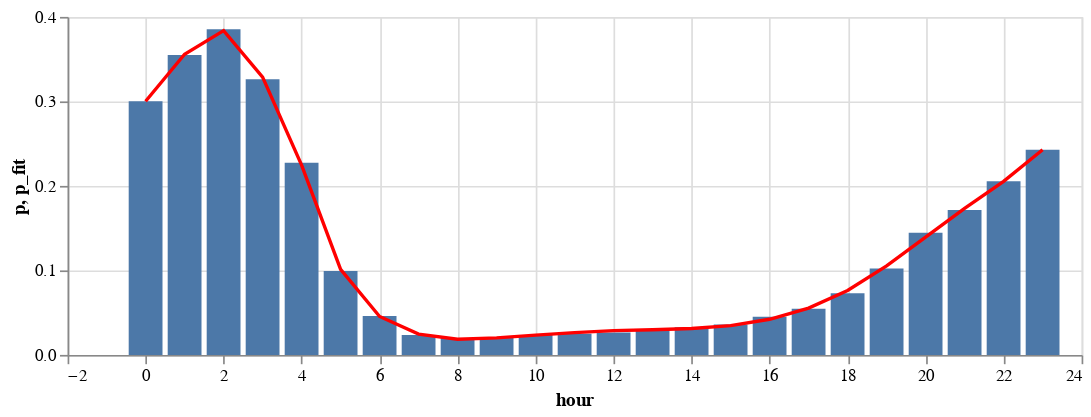
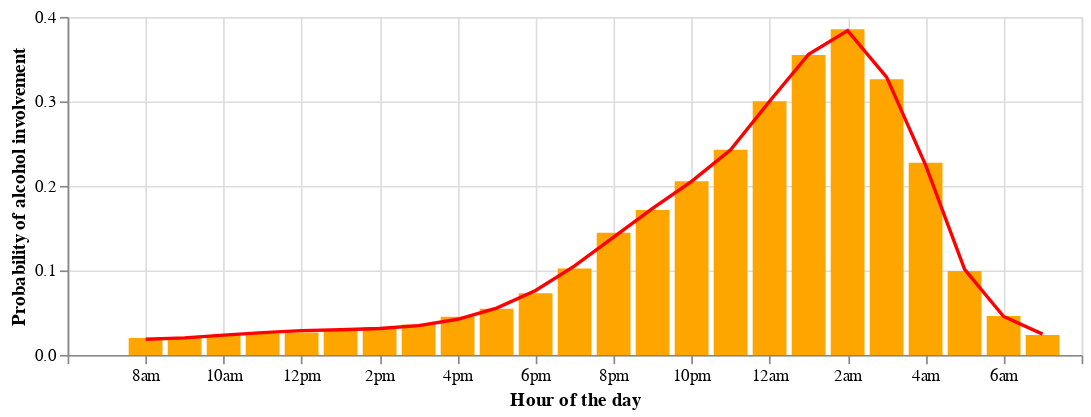

Notebook code for these charts, in order:
### Code cell
x = dfc.groupby("hour")["hour"].mean()
y = dfc.groupby("hour")["alcohol_involved"].mean()
xx = np.linspace(x.min(), x.max(), 24)

t, c, k = interpolate.splrep(x, y, k = 3, s = 0.0001)
ypred = interpolate.splev(xx, (t, c, k))

adj_hour = [16, 17, 18, 19, 20, 21, 22, 23, 0, 1, 2, 3, 4, 5, 6, 7, 8, 9, 10, 11, 12, 13, 14, 15]
dfspl = pd.DataFrame({"hour": x, "adj_hour": adj_hour, "p": y, "p_fit": ypred})

spl_rmse = mean_squared_error(dfspl["p"], dfspl["p_fit"])
print("Root mean squared error: %.5f" % (np.sqrt(spl_rmse)))

adjlabel = "{0: '8am', 1: '9am', 2: '10am', 3: '11am', 4: '12pm', 5: '1pm', 6: '2pm', 7: '3pm', 8: '4pm', 9: '5pm', 10: '6pm', 11: '7pm', 12: '8pm', 13: '9pm', 14: '10pm', 15: '11pm', 16: '12am', 17: '1am', 18: '2am', 19: '3am', 20: '4am', 21: '5am', 22: '6am', 23: '7am'}[datum.value]"
adjscale = alt.Scale(domain = [-0.5, 23.5])

spl_base = alt.Chart(dfspl).mark_bar(width = 20).encode(
    x = alt.X("hour"),
    y = alt.Y("p")
).properties(width = 600, height = 200)

spl = alt.Chart(dfspl).mark_line(color = "red").encode(
    x = alt.X("hour"),
    y = alt.Y("p_fit")
).properties(width = 600, height = 200)

(spl_base + spl).display()

spl_base = alt.Chart(dfspl).mark_bar(width = 20, color = "orange").encode(
    x = alt.X("adj_hour", axis = alt.Axis(labelExpr = adjlabel)),
    y = alt.Y("p")
).properties(width = 600, height = 200)

spl = alt.Chart(dfspl).mark_line(color = "red").encode(
    x = alt.X("adj_hour", title = "Hour of the day", scale = adjscale),
    y = alt.Y("p_fit", title = "Probability of alcohol involvement")
).properties(width = 600, height = 200)

(spl_base + spl).display()

### Figure 1 — Vega-Lite specification as saved in the notebook (floating-point values rounded to 4 significant figures)
{"config": {"view": {"continuousWidth": 300, "continuousHeight": 300}}, "layer": [{"mark": {"type": "bar", "width": 20}, "encoding": {"x": {"field": "hour", "type": "quantitative"}, "y": {"field": "p", "type": "quantitative"}}}, {"mark": {"type": "line", "color": "red"}, "encoding": {"x": {"field": "hour", "type": "quantitative"}, "y": {"field": "p_fit", "type": "quantitative"}}}], "data": {"name": "data-90bf244fd7f38dd619fdf578f073339b"}, "height": 200, "width": 600, "$schema": "https://vega.github.io/schema/vega-lite/v5.20.1.json", "datasets": {"data-90bf244fd7f38dd619fdf578f073339b": [{"hour": 0.0, "adj_hour": 16, "p": 0.3003, "p_fit": 0.3002}, {"hour": 1.0, "adj_hour": 17, "p": 0.355, "p_fit": 0.3558}, {"hour": 2.0, "adj_hour": 18, "p": 0.3855, "p_fit": 0.3838}, {"hour": 3.0, "adj_hour": 19, "p": 0.3261, "p_fit": 0.3287}, {"hour": 4.0, "adj_hour": 20, "p": 0.2275, "p_fit": 0.2246}, {"hour": 5.0, "adj_hour": 21, "p": 0.09921, "p_fit": 0.1013}, {"hour": 6.0, "adj_hour": 22, "p": 0.04611, "p_fit": 0.04547}, {"hour": 7.0, "adj_hour": 23, "p": 0.02349, "p_fit": 0.02458}, {"hour": 8.0, "adj_hour": 0, "p": 0.01987, "p_fit": 0.01849}, {"hour": 9.0, "adj_hour": 1, "p": 0.02115, "p_fit": 0.02009}, {"hour": 10.0, "adj_hour": 2, "p": 0.0235, "p_fit": 0.02333}, {"hour": 11.0, "adj_hour": 3, "p": 0.02506, "p_fit": 0.02643}, {"hour": 12.0, "adj_hour": 4, "p": 0.02641, "p_fit": 0.02869}, {"hour": 13.0, "adj_hour": 5, "p": 0.02949, "p_fit": 0.02981}, {"hour": 14.0, "adj_hour": 6, "p": 0.03271, "p_fit": 0.03121}, {"hour": 15.0, "adj_hour": 7, "p": 0.03607, "p_fit": 0.03472}, {"hour": 16.0, "adj_hour": 8, "p": 0.04505, "p_fit": 0.04217}, {"hour": 17.0, "adj_hour": 9, "p": 0.05465, "p_fit": 0.05538}, {"hour": 18.0, "adj_hour": 10, "p": 0.07285, "p_fit": 0.07619}, {"hour": 19.0, "adj_hour": 11, "p": 0.1024, "p_fit": 0.1054}, {"hour": 20.0, "adj_hour": 12, "p": 0.1447, "p_fit": 0.1393}, {"hour": 21.0, "adj_hour": 13, "p": 0.1716, "p_fit": 0.1734}, {"hour": 22.0, "adj_hour": 14, "p": 0.2055, "p_fit": 0.2054}, {"hour": 23.0, "adj_hour": 15, "p": 0.2427, "p_fit": 0.2428}]}}

### Figure 2 — Vega-Lite specification as saved in the notebook (floating-point values rounded to 4 significant figures)
{"config": {"view": {"continuousWidth": 300, "continuousHeight": 300}}, "layer": [{"mark": {"type": "bar", "color": "orange", "width": 20}, "encoding": {"x": {"axis": {"labelExpr": "{0: '8am', 1: '9am', 2: '10am', 3: '11am', 4: '12pm', 5: '1pm', 6: '2pm', 7: '3pm', 8: '4pm', 9: '5pm', 10: '6pm', 11: '7pm', 12: '8pm', 13: '9pm', 14: '10pm', 15: '11pm', 16: '12am', 17: '1am', 18: '2am', 19: '3am', 20: '4am', 21: '5am', 22: '6am', 23: '7am'}[datum.value]"}, "field": "adj_hour", "type": "quantitative"}, "y": {"field": "p", "type": "quantitative"}}}, {"mark": {"type": "line", "color": "red"}, "encoding": {"x": {"field": "adj_hour", "scale": {"domain": [-0.5, 23.5]}, "title": "Hour of the day", "type": "quantitative"}, "y": {"field": "p_fit", "title": "Probability of alcohol involvement", "type": "quantitative"}}}], "data": {"name": "data-90bf244fd7f38dd619fdf578f073339b"}, "height": 200, "width": 600, "$schema": "https://vega.github.io/schema/vega-lite/v5.20.1.json", "datasets": {"data-90bf244fd7f38dd619fdf578f073339b": [{"hour": 0.0, "adj_hour": 16, "p": 0.3003, "p_fit": 0.3002}, {"hour": 1.0, "adj_hour": 17, "p": 0.355, "p_fit": 0.3558}, {"hour": 2.0, "adj_hour": 18, "p": 0.3855, "p_fit": 0.3838}, {"hour": 3.0, "adj_hour": 19, "p": 0.3261, "p_fit": 0.3287}, {"hour": 4.0, "adj_hour": 20, "p": 0.2275, "p_fit": 0.2246}, {"hour": 5.0, "adj_hour": 21, "p": 0.09921, "p_fit": 0.1013}, {"hour": 6.0, "adj_hour": 22, "p": 0.04611, "p_fit": 0.04547}, {"hour": 7.0, "adj_hour": 23, "p": 0.02349, "p_fit": 0.02458}, {"hour": 8.0, "adj_hour": 0, "p": 0.01987, "p_fit": 0.01849}, {"hour": 9.0, "adj_hour": 1, "p": 0.02115, "p_fit": 0.02009}, {"hour": 10.0, "adj_hour": 2, "p": 0.0235, "p_fit": 0.02333}, {"hour": 11.0, "adj_hour": 3, "p": 0.02506, "p_fit": 0.02643}, {"hour": 12.0, "adj_hour": 4, "p": 0.02641, "p_fit": 0.02869}, {"hour": 13.0, "adj_hour": 5, "p": 0.02949, "p_fit": 0.02981}, {"hour": 14.0, "adj_hour": 6, "p": 0.03271, "p_fit": 0.03121}, {"hour": 15.0, "adj_hour": 7, "p": 0.03607, "p_fit": 0.03472}, {"hour": 16.0, "adj_hour": 8, "p": 0.04505, "p_fit": 0.04217}, {"hour": 17.0, "adj_hour": 9, "p": 0.05465, "p_fit": 0.05538}, {"hour": 18.0, "adj_hour": 10, "p": 0.07285, "p_fit": 0.07619}, {"hour": 19.0, "adj_hour": 11, "p": 0.1024, "p_fit": 0.1054}, {"hour": 20.0, "adj_hour": 12, "p": 0.1447, "p_fit": 0.1393}, {"hour": 21.0, "adj_hour": 13, "p": 0.1716, "p_fit": 0.1734}, {"hour": 22.0, "adj_hour": 14, "p": 0.2055, "p_fit": 0.2054}, {"hour": 23.0, "adj_hour": 15, "p": 0.2427, "p_fit": 0.2428}]}}
